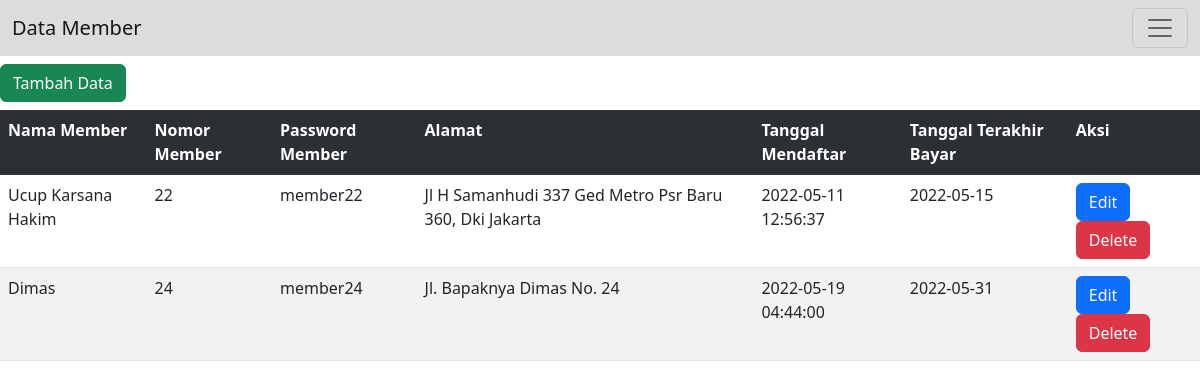
Screenshot of /Member.php (signed in) with the database file from the repository.
### tables this page shows
CREATE TABLE `member` (
  `id_member` int(11) NOT NULL,
  `nama_member` varchar(250) NOT NULL,
  `nomor_member` varchar(15) NOT NULL,
  `password_member` varchar(16) NOT NULL,
  `alamat` text NOT NULL,
  `tgl_mendaftar` datetime NOT NULL,
  `tgl_terakhir_bayar` date NOT NULL
);

### Model.php (called while the page is built, shortened)
<?php
function GetAllDataMember($pdo)
{
    $sql = "SELECT * FROM member";
    $statement = $pdo->prepare($sql);
    $statement->execute();
    $members = $statement->fetchAll(PDO::FETCH_OBJ);
    return $members;
}

### Member.php (the view, shortened to what this page needs)
<?php
require 'Model.php';
require 'Koneksi.php';
?>
<!doctype html>
<html lang="en">
<head>
    <link href="https://cdn.jsdelivr.net/npm/bootstrap@5.2.0-beta1/dist/css/bootstrap.min.css" rel="stylesheet">
</head>
<body>
    <nav class="navbar navbar-inverse bg-secondary bg-opacity-25">
        <div class="container-fluid">
            <a class="navbar-brand" href="#">Data Member</a>
            <button class="navbar-toggler" type="button" data-bs-toggle="collapse" data-bs-target="#navbarSupportedContent" aria-controls="navbarSupportedContent" aria-expanded="false" aria-label="Toggle navigation">
                <span class="navbar-toggler-icon"></span>
            </button>
        </div>
    </nav>
    <a href='MemberForm.php?form=tambah'><button class="btn btn-success text-white mt-2">Tambah Data</button></a>
    <table class="table table-striped mt-2">
        <tr class="table-dark">
            <th scope="col">Nama Member</th>
            <th scope="col">Nomor Member</th>
            <th scope="col">Password Member</th>
            <th scope="col">Alamat</th>
            <th scope="col">Tanggal Mendaftar</th>
            <th scope="col">Tanggal Terakhir Bayar</th>
            <th scope="col">Aksi</th>
        </tr>
        <?php foreach (GetAllDataMember($conn) as $row) : ?>
            <tr>
                <td><?= $row->nama_member; ?></td>
                <td><?= $row->nomor_member; ?></td>
                <td><?= $row->password_member; ?></td>
                <td><?= $row->alamat; ?></td>
                <td><?= $row->tgl_mendaftar; ?></td>
                <td><?= $row->tgl_terakhir_bayar; ?></td>
                <td>
                    <a href='MemberForm.php?id_member=<?= $row->id_member ?>&form=update'><button class="btn btn-primary text-white">Edit</button></a>
                    <a onclick="return confirm('Yakin hapus data yang dipilih?')" href='MemberForm.php?id_member=<?= $row->id_member ?>&form=delete'><button class="btn btn-danger text-white">Delete</button></a>
                </td>
            </tr>
        <?php endforeach; ?>
    </table>
</body>
</html>

### rows the page displays
member: nama_member "Ucup Karsana Hakim", nomor_member "22", password_member "member22", alamat "Jl H Samanhudi 337 Ged Metro Psr Baru 360, Dki Jakarta", tgl_mendaftar "2022-05-11 12:56:37", tgl_terakhir_bayar "2022-05-15"
member: nama_member "Dimas", nomor_member "24", password_member "member24", alamat "Jl. Bapaknya Dimas No. 24", tgl_mendaftar "2022-05-19 04:44:00", tgl_terakhir_bayar "2022-05-31"
